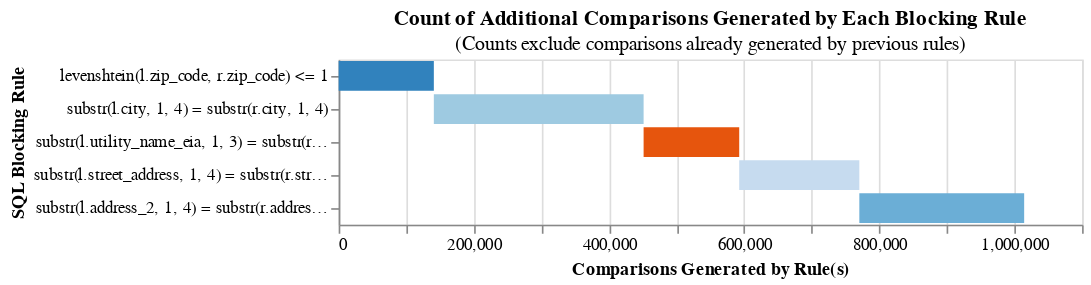

The notebook cell saved with this chart:
### Code cell
blocking_rules = [blocking_rule_2, blocking_rule_3, blocking_rule_4, blocking_rule_5, blocking_rule_6]
linker.cumulative_num_comparisons_from_blocking_rules_chart(blocking_rules)

### Figure 1 — Vega-Lite specification as saved in the notebook (floating-point values rounded to 4 significant figures)
{"$schema": "https://vega.github.io/schema/vega-lite/v5.json", "width": 450, "height": {"step": 20}, "title": {"text": "Count of Additional Comparisons Generated by Each Blocking Rule", "subtitle": "(Counts exclude comparisons already generated by previous rules)"}, "data": {"values": [{"row_count": 140833, "rule": "levenshtein(l.zip_code, r.zip_code) <= 1", "cumulative_rows": 140833, "cartesian": 60951792, "reduction_ratio": "The rolling reduction ratio with your given blocking rule(s) is 0.998. \nThis represents the reduction in the total number of comparisons due to your rule(s).", "start": 0}, {"row_count": 310393, "rule": "substr(l.city, 1, 4) = substr(r.city, 1, 4)", "cumulative_rows": 451226, "cartesian": 60951792, "reduction_ratio": "The rolling reduction ratio with your given blocking rule(s) is 0.993. \nThis represents the reduction in the total number of comparisons due to your rule(s).", "start": 140833}, {"row_count": 141465, "rule": "substr(l.utility_name_eia, 1, 3) = substr(r.utility_name_eia, 1, 3)", "cumulative_rows": 592691, "cartesian": 60951792, "reduction_ratio": "The rolling reduction ratio with your given blocking rule(s) is 0.99. \nThis represents the reduction in the total number of comparisons due to your rule(s).", "start": 451226}, {"row_count": 177756, "rule": "substr(l.street_address, 1, 4) = substr(r.street_address, 1, 4)", "cumulative_rows": 770447, "cartesian": 60951792, "reduction_ratio": "The rolling reduction ratio with your given blocking rule(s) is 0.987. \nThis represents the reduction in the total number of comparisons due to your rule(s).", "start": 592691}, {"row_count": 243885, "rule": "substr(l.address_2, 1, 4) = substr(r.address_2, 1, 4)", "cumulative_rows": 1014332, "cartesian": 60951792, "reduction_ratio": "The rolling reduction ratio with your given blocking rule(s) is 0.983. \nThis represents the reduction in the total number of comparisons due to your rule(s).", "start": 770447}]}, "mark": "bar", "encoding": {"x": {"title": "Comparisons Generated by Rule(s)", "field": "start", "type": "quantitative"}, "x2": {"field": "cumulative_rows"}, "y": {"field": "rule", "title": "SQL Blocking Rule", "sort": ["-x2"]}, "color": {"field": "rule", "legend": null, "scale": {"scheme": "category20c"}}, "order": {"field": "cumulative_rows"}, "tooltip": [{"type": "nominal", "field": "rule", "title": "SQL Condition"}, {"type": "quantitative", "field": "row_count", "title": "Comparisons Generated", "format": ","}, {"type": "quantitative", "field": "cumulative_rows", "title": "Cumulative Comparisons", "format": ","}, {"type": "quantitative", "field": "cartesian", "title": "Cartesian Product of Input Data", "format": ","}, {"type": "quantitative", "field": "reduction_ratio", "title": "Reduction Ratio (cumulative rows/cartesian product)"}]}}
